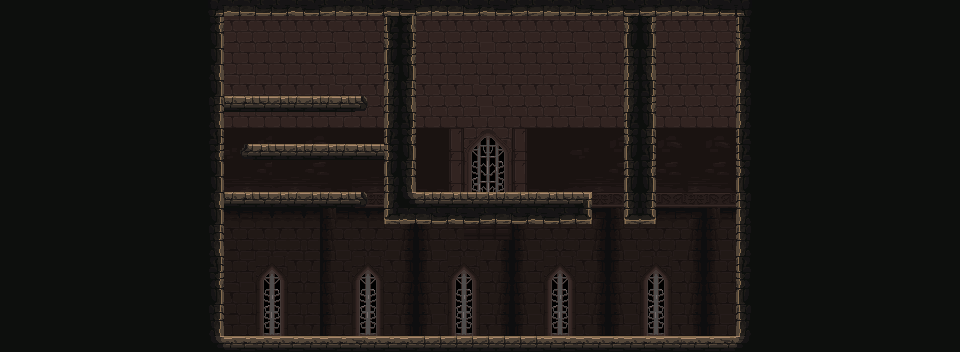

A level layout from a 2D game, rendered from its tile map. Below: a short description, then the map file with tile-grid data replaced by summaries:
An orthogonal 60x22 tile map with 16x16 px tiles, 7 tile layers (bg3, bg2, bg, collision, ...), 6 tilesets and 47 objects (14x hulls, 2x entrance, 2x exit, 2x mirror, 2x line, ...).

<map version="1.4" tiledversion="1.4.1" orientation="orthogonal" renderorder="right-down" compressionlevel="0" width="60" height="22" tilewidth="16" tileheight="16" infinite="0" nextlayerid="17" nextobjectid="108">
 <editorsettings>
  <export target="../assets/world/i1s3/i1s3a.json" format="json" />
 </editorsettings>
 <tileset firstgid="1" name="decorative" tilewidth="16" tileheight="16" tilecount="1024" columns="32">
  <image source="tilesets/PF_Caslte_1.0/decorative.png" width="512" height="512" />
 </tileset>
 <tileset firstgid="1025" name="mainlevbuild_A" tilewidth="16" tileheight="16" tilecount="4096" columns="64">
  <image source="tilesets/PF_Caslte_1.0/mainlevbuild_A.png" width="1024" height="1024" />
 </tileset>
 <tileset firstgid="5121" name="mainlevbuild_B" tilewidth="16" tileheight="16" tilecount="2560" columns="64">
  <image source="tilesets/PF_Caslte_1.0/mainlevbuild_B.png" width="1024" height="640" />
 </tileset>
 <tileset firstgid="7681" name="collision" tilewidth="16" tileheight="16" tilecount="64" columns="8">
  <image source="collision.png" width="128" height="128" />
  <tile id="0">
   <properties>
    <property name="collides" type="bool" value="true" />
   </properties>
   <objectgroup draworder="index" id="2">
    <object id="1" x="0" y="0">
     <polygon points="0,0 16,0 16,16 0,16" />
    </object>
   </objectgroup>
  </tile>
  <tile id="1">
   <properties>
    <property name="collides" type="bool" value="true" />
   </properties>
   <objectgroup draworder="index" id="2">
    <object id="1" x="0" y="16">
     <polygon points="0,0 16,-16 16,0" />
    </object>
   </objectgroup>
  </tile>
  <tile id="2">
   <properties>
    <property name="collides" type="bool" value="true" />
   </properties>
   <objectgroup draworder="index" id="2">
    <object id="1" x="0" y="0">
     <polygon points="0,0 16,0 16,16" />
    </object>
   </objectgroup>
  </tile>
  <tile id="3">
   <properties>
    <property name="collides" type="bool" value="true" />
   </properties>
   <objectgroup draworder="index" id="2">
    <object id="1" x="0" y="0">
     <polygon points="0,0 16,16 0,16" />
    </object>
   </objectgroup>
  </tile>
  <tile id="4">
   <properties>
    <property name="collides" type="bool" value="true" />
   </properties>
  </tile>
  <tile id="5">
   <properties>
    <property name="collides" type="bool" value="true" />
   </properties>
   <objectgroup draworder="index" id="3">
    <object id="2" x="0" y="16">
     <polygon points="0,0 16,-9 16,0" />
    </object>
   </objectgroup>
  </tile>
  <tile id="6">
   <properties>
    <property name="collides" type="bool" value="true" />
   </properties>
   <objectgroup draworder="index" id="2">
    <object id="1" x="0" y="7">
     <polygon points="0,0 16,9 0,9" />
    </object>
   </objectgroup>
  </tile>
  <tile id="7">
   <properties>
    <property name="collides" type="bool" value="true" />
   </properties>
   <objectgroup draworder="index" id="2">
    <object id="1" x="16" y="0">
     <polygon points="0,0 -9,16 0,16" />
    </object>
   </objectgroup>
  </tile>
  <tile id="8">
   <properties>
    <property name="collides" type="bool" value="true" />
   </properties>
   <objectgroup draworder="index" id="2">
    <object id="1" x="0" y="0">
     <polygon points="0,0 9,16 0,16" />
    </object>
   </objectgroup>
  </tile>
  <tile id="9">
   <properties>
    <property name="collides" type="bool" value="true" />
   </properties>
   <objectgroup draworder="index" id="2">
    <object id="1" x="7" y="0">
     <polygon points="0,0 9,16 9,0" />
    </object>
   </objectgroup>
  </tile>
  <tile id="10">
   <properties>
    <property name="collides" type="bool" value="true" />
   </properties>
   <objectgroup draworder="index" id="2">
    <object id="2" x="0" y="0">
     <polygon points="0,0 9,0 0,16" />
    </object>
   </objectgroup>
  </tile>
  <tile id="11">
   <properties>
    <property name="collides" type="bool" value="true" />
   </properties>
   <objectgroup draworder="index" id="2">
    <object id="1" x="8" y="0">
     <polygon points="0,0 8,0 8,16 0,16" />
    </object>
   </objectgroup>
  </tile>
  <tile id="12">
   <properties>
    <property name="collides" type="bool" value="true" />
   </properties>
   <objectgroup draworder="index" id="2">
    <object id="1" x="0" y="0">
     <polygon points="0,0 8,0 8,16 0,16" />
    </object>
   </objectgroup>
  </tile>
  <tile id="13">
   <properties>
    <property name="collides" type="bool" value="true" />
   </properties>
   <objectgroup draworder="index" id="2">
    <object id="1" x="0" y="0">
     <polygon points="0,0 16,0 16,9" />
    </object>
   </objectgroup>
  </tile>
  <tile id="14">
   <properties>
    <property name="collides" type="bool" value="true" />
   </properties>
   <objectgroup draworder="index" id="2">
    <object id="1" x="0" y="0">
     <polygon points="0,0 16,0 0,9" />
    </object>
   </objectgroup>
  </tile>
  <tile id="15">
   <properties>
    <property name="collides" type="bool" value="true" />
   </properties>
   <objectgroup draworder="index" id="2">
    <object id="1" x="0" y="8">
     <polygon points="0,0 16,0 16,8 0,8" />
    </object>
   </objectgroup>
  </tile>
  <tile id="16">
   <properties>
    <property name="collides" type="bool" value="true" />
   </properties>
   <objectgroup draworder="index" id="2">
    <object id="1" x="0" y="8">
     <polygon points="0,0 16,0 16,-8 0,-8" />
    </object>
   </objectgroup>
  </tile>
 </tileset>
 <tileset firstgid="7745" name="tile_custom" tilewidth="16" tileheight="16" tilecount="4096" columns="64">
  <image source="../assets/world/tile_custom.png" width="1024" height="1024" />
 </tileset>
 <tileset firstgid="11841" name="mainlevbuild1" tilewidth="16" tileheight="16" tilecount="2304" columns="48">
  <image source="tilesets/PF_SET3_v1.0/mainlevbuild1.png" width="768" height="768" />
 </tileset>
 <layer id="4" name="bg3" width="60" height="22">
  <data>[1320 cells, 17 non-empty, 4 distinct tile ids]</data>
 </layer>
 <layer id="5" name="bg2" width="60" height="22">
  <data>[1320 cells, 699 non-empty, 163 distinct tile ids]</data>
 </layer>
 <layer id="6" name="bg" width="60" height="22">
  <data>[1320 cells, 781 non-empty, 37 distinct tile ids]</data>
 </layer>
 <layer id="7" name="collision" width="60" height="22">
  <data>[1320 cells, 0 non-empty, 0 distinct tile ids]</data>
 </layer>
 <layer id="1" name="fg" width="60" height="22">
  <data>[1320 cells, 7 non-empty, 7 distinct tile ids]</data>
 </layer>
 <layer id="2" name="fg_hidden" width="60" height="22">
  <data>[1320 cells, 0 non-empty, 0 distinct tile ids]</data>
 </layer>
 <layer id="3" name="fg_breakable" width="60" height="22">
  <data>[1320 cells, 0 non-empty, 0 distinct tile ids]</data>
 </layer>
 <objectgroup id="15" name="npcs" />
 <objectgroup id="14" name="enemies" />
 <objectgroup id="13" name="spawns" />
 <objectgroup id="12" name="exit">
  <object id="2" name="west1" type="entrance" x="288" y="272" width="32" height="32" />
  <object id="65" name="east1" type="exit" x="688" y="32" width="48" height="96">
   <properties>
    <property name="targetExit" value="west1" />
    <property name="targetMap" value="m2s2" />
   </properties>
  </object>
  <object id="66" name="east1" type="entrance" x="656" y="64" width="32" height="32" />
  <object id="105" name="west1" type="exit" x="224" y="240" width="48" height="96">
   <properties>
    <property name="targetExit" value="east1" />
    <property name="targetMap" value="i1s2" />
   </properties>
  </object>
 </objectgroup>
 <objectgroup id="9" name="objects">
  <!-- 8 objects omitted --></objectgroup>
 <objectgroup id="10" name="triggers">
  <!-- 5 objects omitted --></objectgroup>
 <objectgroup color="#00ff00" id="8" name="hulls">
  <!-- 14 objects omitted --></objectgroup>
 <objectgroup id="16" name="pathing" />
</map>
<!-- 27 of 47 objects omitted -->
